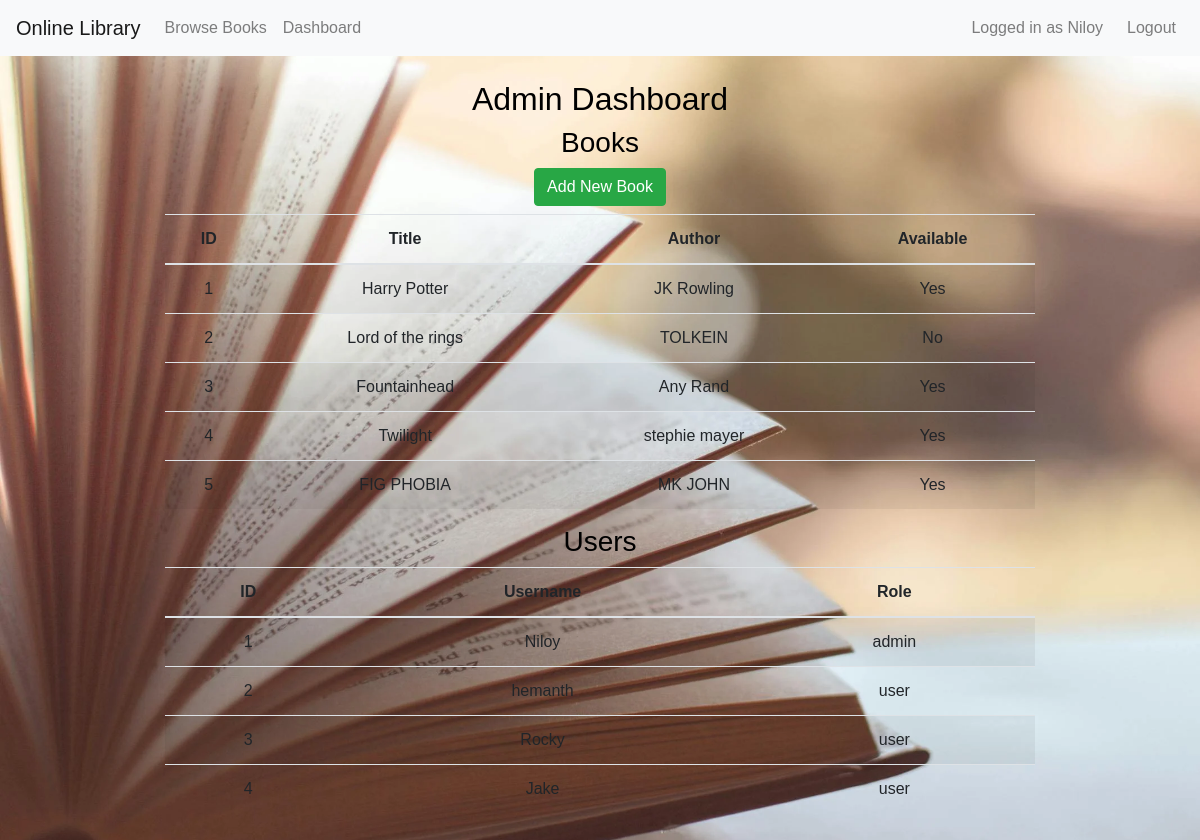
The page /admin (signed in) on the database its author committed.
### models.py (models this page shows)
class User(UserMixin, db.Model):
    id = db.Column(db.Integer, primary_key=True)
    username = db.Column(db.String(150), unique=True, nullable=False)
    password = db.Column(db.String(150), nullable=False)  # Hashed password
    role = db.Column(db.String(10), default='user')  # 'admin' or 'user'
    borrows = db.relationship('Borrow', backref='user', lazy=True)

class Book(db.Model):
    id = db.Column(db.Integer, primary_key=True)
    title = db.Column(db.String(200), nullable=False)
    author = db.Column(db.String(200), nullable=False)
    available = db.Column(db.Boolean, default=True)
    borrows = db.relationship('Borrow', backref='book', lazy=True)

### app.py (the view)
@app.route('/admin')
@login_required
def admin_dashboard():
    if current_user.role != 'admin':
        flash('Access denied.', 'danger')
        return redirect(url_for('dashboard'))
    books = Book.query.all()
    users = User.query.all()
    return render_template('admin_dashboard.html', books=books, users=users)

### app.py (called while the page is built)
@login_manager.user_loader
def load_user(user_id):
    return User.query.get(int(user_id))

### templates/admin_dashboard.html
{% extends "base.html" %}
{% block content %}
<h2>Admin Dashboard</h2>
<h3>Books</h3>
<a href="{{ url_for('add_book') }}" class="btn btn-success mb-2">Add New Book</a>
<table class="table table-striped">
    <thead>
        <tr>
            <th>ID</th>
            <th>Title</th>
            <th>Author</th>
            <th>Available</th>
        </tr>
    </thead>
    <tbody>
        {% for book in books %}
        <tr>
            <td>{{ book.id }}</td>
            <td>{{ book.title }}</td>
            <td>{{ book.author }}</td>
            <td>{{ 'Yes' if book.available else 'No' }}</td>
        </tr>
        {% endfor %}
    </tbody>
</table>
<h3>Users</h3>
<table class="table table-striped">
    <thead>
        <tr>
            <th>ID</th>
            <th>Username</th>
            <th>Role</th>
        </tr>
    </thead>
    <tbody>
        {% for user in users %}
        <tr>
            <td>{{ user.id }}</td>
            <td>{{ user.username }}</td>
            <td>{{ user.role }}</td>
        </tr>
        {% endfor %}
    </tbody>
</table>
{% endblock %}

### templates/base.html (shortened to what this page needs)
<!DOCTYPE html>
<html lang="en">
<head>
    <link rel="stylesheet" href="https://stackpath.bootstrapcdn.com/bootstrap/4.5.0/css/bootstrap.min.css">
    <link rel="stylesheet" href="{{ url_for('static', filename='styles.css') }}">
</head>
<body>
    <nav class="navbar navbar-expand-lg navbar-light bg-light">
        <a class="navbar-brand" href="{{ url_for('index') }}">Online Library</a>
        <div class="collapse navbar-collapse">
            <ul class="navbar-nav mr-auto">
                {% if current_user.is_authenticated %}
                    <li class="nav-item">
                        <a class="nav-link" href="{{ url_for('browse_books') }}">Browse Books</a>
                    </li>
                    <li class="nav-item">
                        <a class="nav-link" href="{{ url_for('dashboard') }}">Dashboard</a>
                    </li>
                {% endif %}
            </ul>
            <ul class="navbar-nav ml-auto">
                {% if current_user.is_authenticated %}
                    <li class="nav-item">
                        <span class="navbar-text mr-3">
                            Logged in as {{ current_user.username }}
                        </span>
                    </li>
                    <li class="nav-item">
                        <a class="nav-link" href="{{ url_for('logout') }}">Logout</a>
                    </li>
                {% endif %}
            </ul>
        </div>
    </nav>
    <div class="container mt-4">
        {% block content %}{% endblock %}
    </div>
</body>
</html>

### static/styles.css (style rules this page uses)
body { margin: 0; font-family: Garamond, sans-serif; color: black; background: url("pexels-photo-46274.jpg"); background-size: cover; }
.container { width: 90%; max-width: 900px; margin: 30px auto; text-align: center; }

### rows shown on the page
User: username "Niloy", id "1", role "admin"
Book: id "1", title "Harry Potter", author "JK Rowling", available "Yes"
Book: id "2", title "Lord of the rings", author "TOLKEIN", available "No"
Book: id "3", title "Fountainhead", author "Any Rand", available "Yes"
Book: id "4", title "Twilight", author "stephie mayer", available "Yes"
Book: id "5", title "FIG PHOBIA", author "MK JOHN", available "Yes"
User: id "2", username "hemanth", role "user"
User: id "3", username "Rocky", role "user"
User: id "4", username "Jake", role "user"
